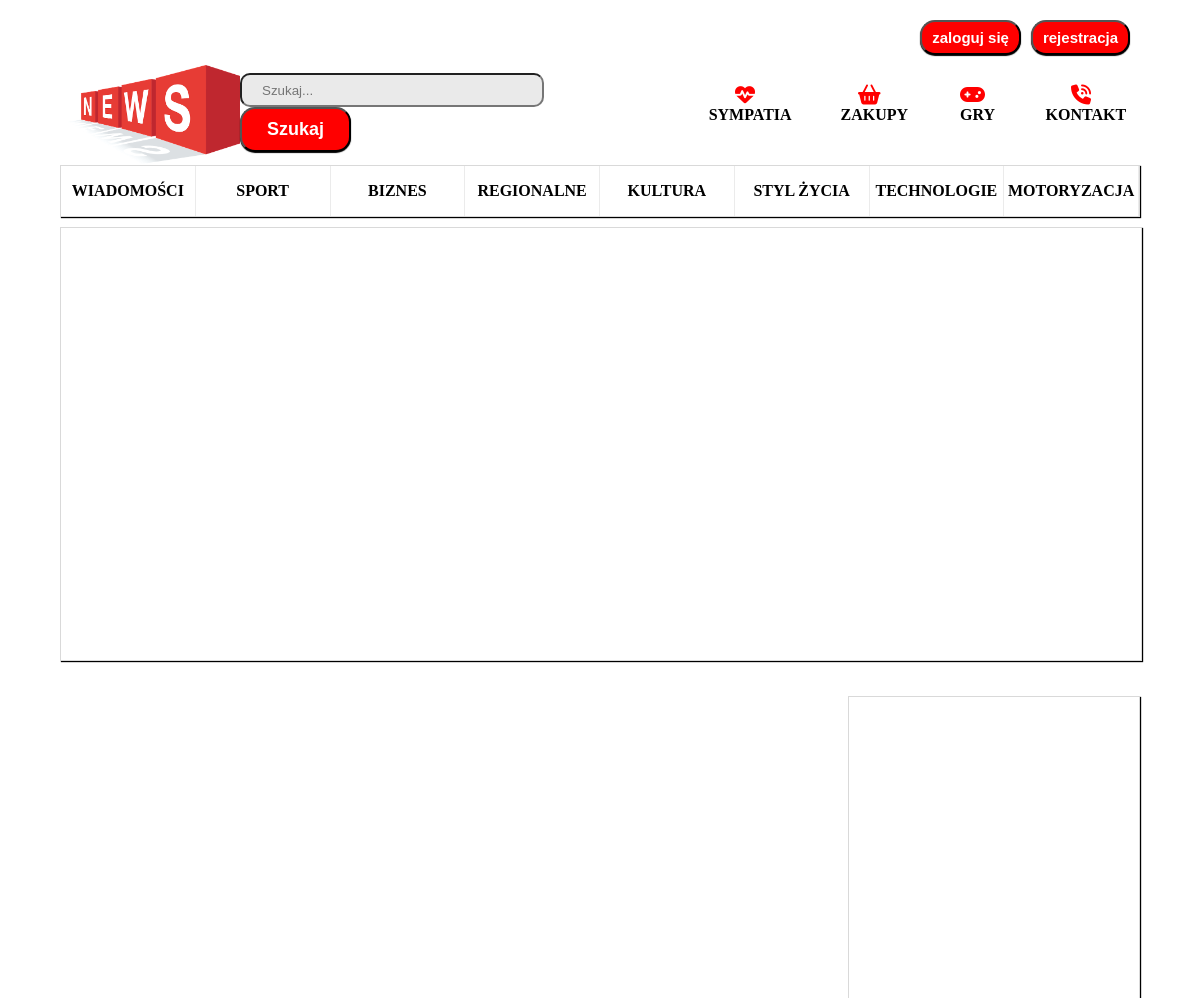
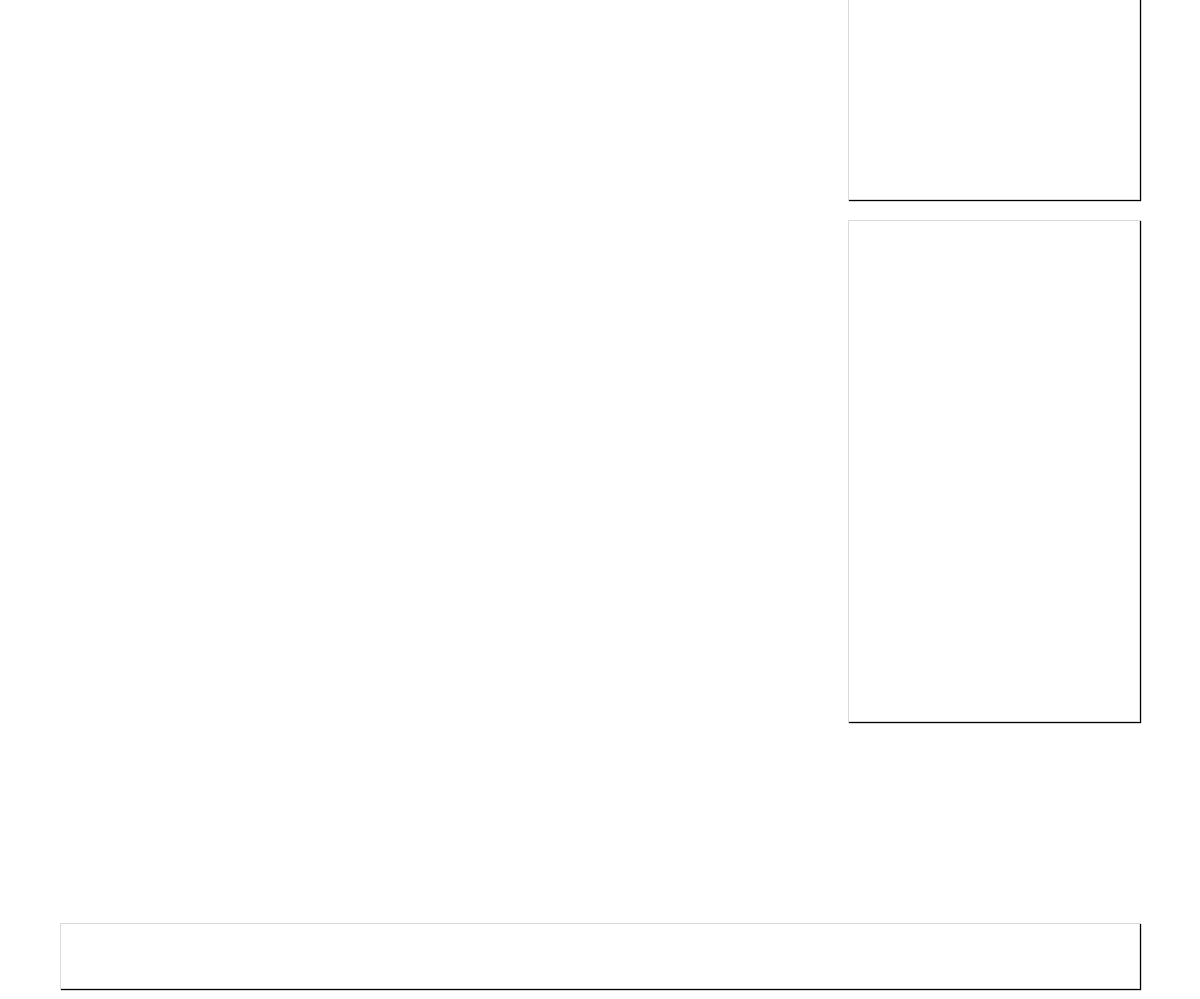
The app's page /index, older data (2 pictures, top to bottom).
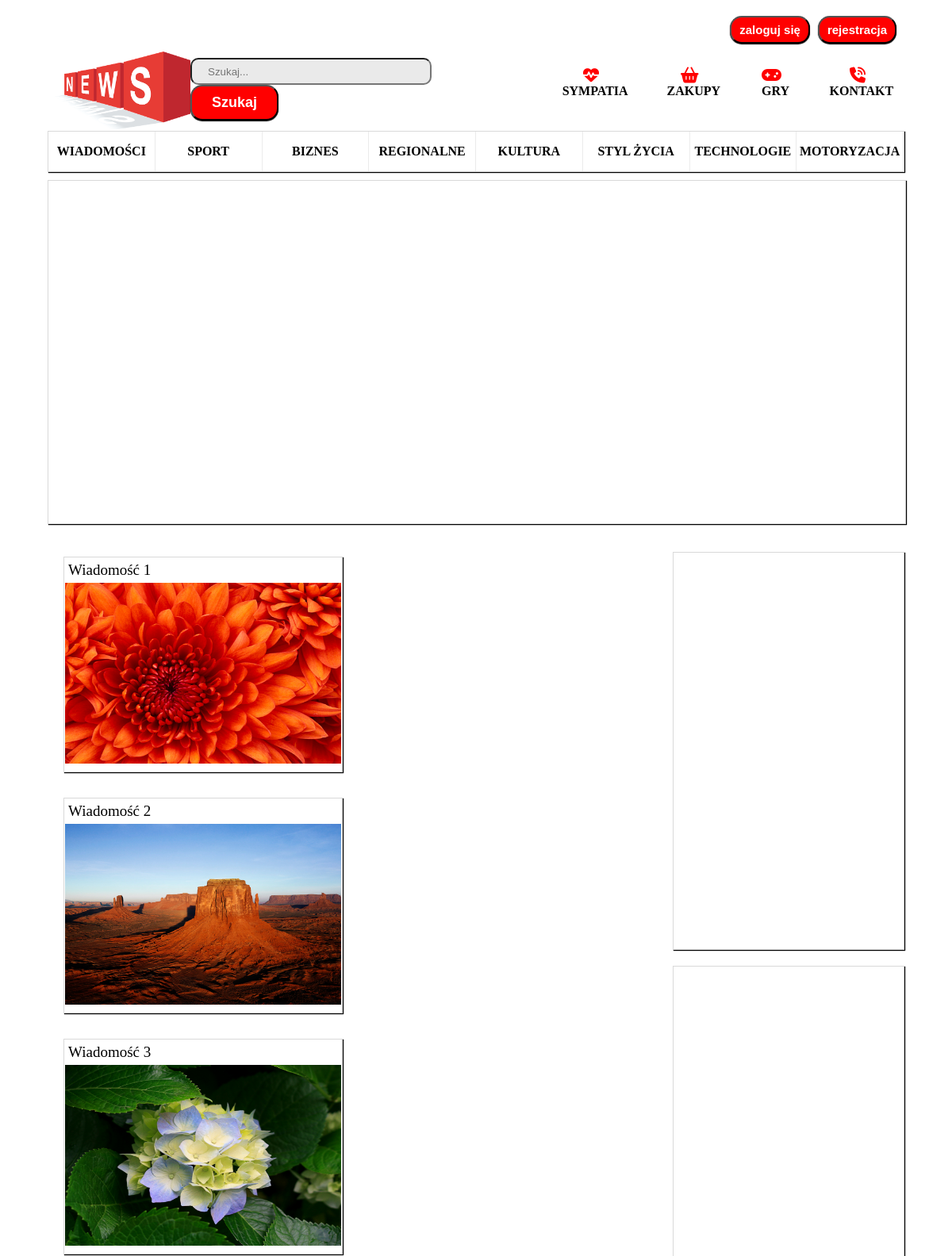
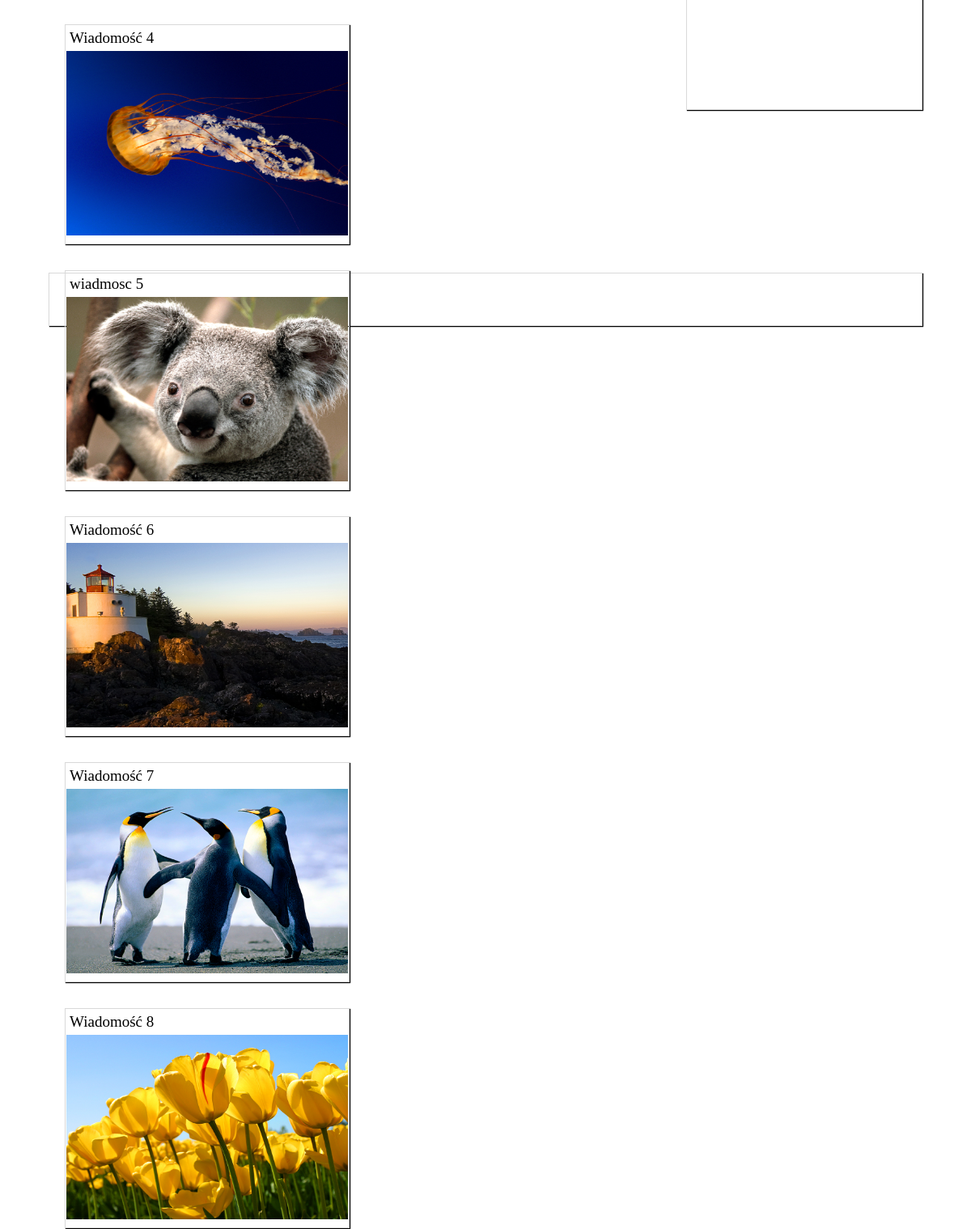
The same page, newer data (2 pictures, top to bottom).
### main/models.py (models this page shows)
class News(models.Model):
    title = models.CharField(max_length=128)
    content = models.TextField(default="")
    photo = models.ImageField(null=True, blank=True, upload_to='photo')
    class Meta:
        verbose_name_plural = "News"
    def __str__(self):
        return self.title

### main/views.py (the view)
# urls.py: path('index', include('main.urls')),
def index(request):
    news = News.objects.all()
    return render(request, 'index.html', {'news':news})

### main/templates/index.html (shortened to what this page needs)
{% extends 'basic.html' %}
{% load static %}
{% block body %}
    <div class="wrap">
        <div class="log_form">
     {% if user.is_authenticated %}
        Witaj: <b>{{user.name}}</b> <button class="logout">   <a href="/logout/">wyloguj się</a></button>
    {% else %}
        <button class="login"> <a href="/login/">zaloguj się</a> </button><button class="register">   <a href="/register/">rejestracja</a></button>
    {% endif %}
            </div>
        <div class="nav">
            <div class="nav_top">
               <div class="logo"><img src="{% static 'gazeta.png' %}" alt="logo" class="logo"></div>
                <div class="top_right">
                    <div class="search">
                     <form action="">
                           <input type="text" placeholder="Szukaj...">
                            <button class="search">Szukaj</button>
                      </form>
                   </div>
                    <nav class="top">
                      <ul class="menu_top">
                          <li><a href=""><i class="fas fa-heartbeat " style="margin-right:10px; font-size:20px; color:red;"></i>sympatia</a></li>
                          <li><a href=""><i class="fas fa-shopping-basket "style="margin-right:10px; font-size:20px; color:red;" ></i>zakupy</a></li>
                          <li><a href=""><i class="fas fa-gamepad "style="margin-right:10px; font-size:20px; color:red;"></i>gry</a></li>
                          <li><a href="{% url 'kontakt' %}"><i class="fas fa-phone-volume" style="margin-right:10px; font-size:20px; color:red;"></i>Kontakt</a></li>
                      </ul>
                     </nav>
                </div>
            </div>
            <div class="nav_bottom">
                <nav class="bottom">
                    <ul class="menu_bottom">
                         <li><a href="{% url 'wiadomosci' %}">wiadomości</a></li>
                         <li><a href="{% url 'sport' %}">sport</a></li>
                         <li><a href="{% url 'biznes' %}">biznes</a></li>
                         <li><a href="{% url 'regionalne' %}">regionalne</a></li>
                         <li><a href="{% url 'kultura' %}">kultura</a></li>
                         <li><a href="{% url 'styl_zycia' %}">styl życia</a></li>
                         <li><a href="{% url 'technologie' %}">technologie</a></li>
                         <li><a href="{% url 'motoryzacja' %}">motoryzacja</a></li>
                    </ul>
                </nav>
            </div>
        </div>
        <header>
        </header>
        <div class="main">
            <div class="left_main">
                <ul class="left_main">
                    {% for element in news%}
                    <li>
                            <div class="title">{{element}}</div>
                            <div class="photo"><img src="/media/{{element.photo}}" alt=""></div>
                    </li>
                    {%endfor%}
                </ul>
            </div>
            <div class="right_main">
                <div class="element"></div>
                <div class="element"></div>
            </div>
        </div>
        <footer>
        </footer>
    </div>
{% endblock %}

### main/templates/basic.html (shortened to what this page needs)
{% load static %}
<!doctype html>
<html lang="pl">
<head>
    <link rel="stylesheet" href="{% static 'styles.css' %}">
</head>
<body>
{% block body %}
{% endblock %}
</body>
</html>

### static/styles.css (style rules this page uses)
* { margin:0; padding:0; box-sizing: content-box; }
div.wrap { margin:0 auto; margin-top:20px; max-width:90vw; min-height: 100vh; }
div.wrap div.log_form { text-align:right; margin-bottom:10px; }
div.wrap div.log_form button { font-size:18px; font-weight:bold; box-shadow: 0 1px 1px black; background-color: rgb(255, 0, 0); padding:5px 10px; border-radius:15px; margin-right:10px; }
div.wrap div.log_form button a { color:white; font-size:15px; text-decoration:none; }
div.wrap div.nav_top { display:flex; flex-direction:row; }
div.nav_top div.logo { width:200px; height:100px; }
div.nav_top div.logo img.logo { width:180px; height:100px; }
div.wrap div.nav_top div.top_right { width:100%; display:flex; flex-direction: row; justify-content:flex-end; }
div.top_right div.search { margin-right:40px; padding-top:8px; }
div.top_right div.search input { width:300px; height: 30px; border-radius:10px; background-color: rgb(234, 234, 234); }
div.top_right div.search input::placeholder { padding-left:20px; }
div.top_right div.search button.search { background-color: rgb(255, 0, 0); color: white; padding:10px 25px; border-radius:15px; font-size:18px; font-weight:bold; box-shadow: 0 1px 1px black; }
nav.top ul.menu_top { display:flex; list-style:none; width:100%; padding:10px; }
nav.top ul.menu_top li { padding:10px; }
nav.top ul.menu_top li a { width:100%; height:100%; display:block; text-decoration:none; color:black; font-weight:bold; text-transform: uppercase; text-align:center; }
div.wrap div.nav_bottom nav ul.menu_bottom { display:flex; flex-direction:row; list-style:none; justify-content:space-between; height:50px; line-height:50px; border:1px solid rgb(217, 217, 217); box-shadow: 1px 1px 1px black; }
div.wrap div.nav_bottom nav ul.menu_bottom li { width:100%; border-right:1px solid rgb(235, 235, 235); }
div.wrap div.nav_bottom nav ul.menu_bottom li a { width:100%; height:100%; display:block; text-decoration:none; color:black; font-weight:bold; text-transform: uppercase; text-align:center; }
header { margin-top:10px; width:100%; height:54vh; border:1px solid rgb(217, 217, 217); box-shadow: 1px 1px 1px black; }
div.main { display:flex; min-height:1240px; flex-grow:4; }
div.main div.left_main { width:70%; min-height:70vh; display:flex; flex-direction:row; flex-wrap:wrap; flex-grow:1; }
div.main div.left_main ul { display:flex; flex-wrap:wrap; width:95%; margin:25px 10px; height: 50px; list-style:none; }
ul.left_main li { width:350px; height:270px; border:1px solid rgb(217, 217, 217); box-shadow: 1px 1px 1px black; margin: 16px 10px; }
ul.left_main li div.title { font-size:19px; padding:5px; }
ul.left_main li div.photo { width:348px; height:240px; margin: 0 auto; }
ul.left_main li div.photo img { width:100%; height:95%; }
div.main div.right_main { margin-top:15px; margin-left:2%; min-height: 70vh; width:27%; }
div.main div.right_main div.element { height:500px; border:1px solid rgb(217, 217, 217); box-shadow: 1px 1px 1px black; }
div.main div.right_main div.element:nth-of-type(1) { margin-top:20px; margin-bottom:20px; }
footer { height:8vh; border:1px solid rgb(217, 217, 217); box-shadow: 1px 1px 1px black; margin-top:20px; margin-bottom:10px; }

Row changes from the older to the newer data that the page shows:
added News: title "Wiadomość 1", photo (picture)
added News: title "Wiadomość 2", photo (picture)
added News: title "Wiadomość 3", photo (picture)
added News: title "Wiadomość 4", photo (picture)
added News: title "wiadmosc 5", photo (picture)
added News: title "Wiadomość 6", photo (picture)
added News: title "Wiadomość 7", photo (picture)
added News: title "Wiadomość 8", photo (picture)
